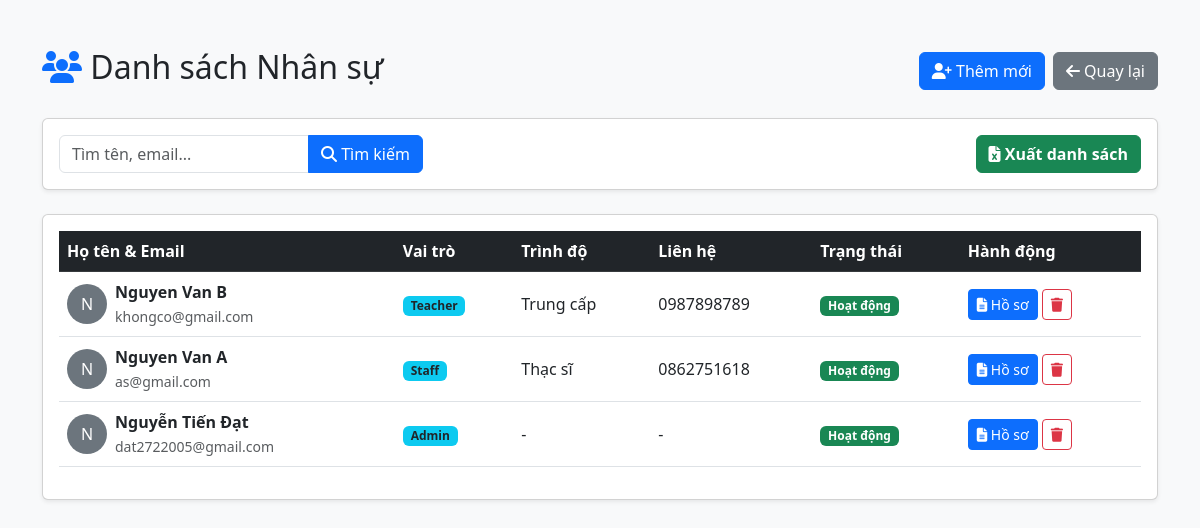
/HomePage/admin_employees.php (signed in), run on the app's committed database.
### tables this page shows
CREATE TABLE `users` (
  `id` int(11) NOT NULL,
  `role_id` int(11) NOT NULL,
  `username` varchar(50) NOT NULL,
  `password` varchar(255) NOT NULL,
  `email` varchar(100) NOT NULL,
  `full_name` varchar(100) NOT NULL,
  `avatar` varchar(255) DEFAULT 'img/default.jpg',
  `status` enum('active','inactive') DEFAULT 'active',
  `created_at` timestamp NOT NULL DEFAULT current_timestamp()
);

CREATE TABLE `roles` (
  `id` int(11) NOT NULL,
  `name` varchar(50) NOT NULL,
  `description` text DEFAULT NULL,
  `default_salary` decimal(15,0) DEFAULT 5000000
);

CREATE TABLE `employee_details` (
  `user_id` int(11) NOT NULL,
  `phone` varchar(20) DEFAULT NULL,
  `address` text DEFAULT NULL,
  `dob` date DEFAULT NULL,
  `gender` enum('Nam','Nữ','Khác') DEFAULT NULL,
  `start_date` date NOT NULL,
  `education_level` varchar(100) DEFAULT NULL,
  `major` varchar(100) DEFAULT NULL,
  `contract_type` enum('Full-time','Part-time','CTV') DEFAULT 'Full-time',
  `certificate_type` enum('None','IELTS','TOEIC') DEFAULT 'None',
  `certificate_score` decimal(5,1) DEFAULT 0.0,
  `edu_proof` varchar(255) DEFAULT NULL,
  `cert_proof` varchar(255) DEFAULT NULL,
  `biography` text DEFAULT NULL
);

### HomePage/admin_employees.php (the view, shortened to what this page needs)
<?php
require_once 'db_connect.php';
$search_query = isset($_GET['search']) ? trim($_GET['search']) : '';
$sql = "SELECT u.*, r.name as role_name, ed.phone, ed.education_level
        FROM users u
        LEFT JOIN roles r ON u.role_id = r.id
        LEFT JOIN employee_details ed ON u.id = ed.user_id
        WHERE u.id != ?";
$sql .= " ORDER BY u.id DESC";
$stmt = $conn->prepare($sql);
if (!empty($search_query)) {
    $param = "%$search_query%";
    $stmt->bind_param("isss", $_SESSION['user_id'], $param, $param, $param);
} else {
    $stmt->bind_param("i", $_SESSION['user_id']);
}
$stmt->execute();
$result = $stmt->get_result();
?>
<!DOCTYPE html>
<html lang="vi">
<head>
    <link href="https://cdn.jsdelivr.net/npm/bootstrap@5.3.0/dist/css/bootstrap.min.css" rel="stylesheet">
    <link rel="stylesheet" href="https://cdnjs.cloudflare.com/ajax/libs/font-awesome/6.5.1/css/all.min.css">
</head>
<body class="bg-light">
    <div class="container mt-5">
        <div class="d-flex justify-content-between align-items-center mb-4">
            <h2><i class="fas fa-users text-primary"></i> Danh sách Nhân sự</h2>
            <div class="d-flex gap-2">
                <a href="register.php" class="btn btn-primary"><i class="fas fa-user-plus"></i> Thêm mới</a>
                <a href="admin_dashboard.php" class="btn btn-secondary"><i class="fas fa-arrow-left"></i> Quay lại</a>
            </div>
        </div>
        <div class="card shadow-sm mb-4">
            <div class="card-body py-3">
                <form method="GET" class="row g-3 align-items-center">
                    <div class="col-auto">
                        <div class="input-group">
                            <input type="text" name="search" class="form-control" placeholder="Tìm tên, email..." value="<?php echo htmlspecialchars($search_query); ?>" style="width: 250px;">
                            <button class="btn btn-primary" type="submit"><i class="fas fa-search"></i> Tìm kiếm</button>
                        </div>
                    </div>
                    <div class="col-auto ms-auto">
                        <a href="export_employees.php?search=<?php echo urlencode($search_query); ?>" class="btn btn-success fw-bold">
                            <i class="fas fa-file-excel"></i> Xuất danh sách
                        </a>
                    </div>
                </form>
            </div>
        </div>
        <div class="card shadow-sm">
            <div class="card-body">
                <table class="table table-hover align-middle">
                    <thead class="table-dark">
                        <tr>
                            <th>Họ tên & Email</th>
                            <th>Vai trò</th>
                            <th>Trình độ</th>
                            <th>Liên hệ</th>
                            <th>Trạng thái</th>
                            <th>Hành động</th>
                        </tr>
                    </thead>
                    <tbody>
                        <?php if ($result->num_rows > 0): ?>
                            <?php while($row = $result->fetch_assoc()): ?>
                            <tr>
                                <td>
                                    <div class="d-flex align-items-center">
                                        <div class="bg-secondary text-white rounded-circle d-flex justify-content-center align-items-center me-2" style="width: 40px; height: 40px;">
                                            <?php echo strtoupper(substr($row['full_name'], 0, 1)); ?>
                                        </div>
                                        <div>
                                            <strong><?php echo $row['full_name']; ?></strong><br>
                                            <small class="text-muted"><?php echo $row['email']; ?></small>
                                        </div>
                                    </div>
                                </td>
                                <td><span class="badge bg-info text-dark"><?php echo $row['role_name']; ?></span></td>
                                <td><?php echo $row['education_level'] ?? '-'; ?></td>
                                <td><?php echo $row['phone'] ?? '-'; ?></td>
                                <td>
                                    <?php if($row['status'] == 'active'): ?>
                                        <span class="badge bg-success">Hoạt động</span>
                                    <?php else: ?>
                                        <span class="badge bg-secondary">Đã nghỉ</span>
                                    <?php endif; ?>
                                </td>
                                <td>
                                    <a href="admin_employee_detail.php?id=<?php echo $row['id']; ?>" class="btn btn-primary btn-sm"><i class="fas fa-file-alt"></i> Hồ sơ</a>
                                    <a href="admin_employees.php?delete_id=<?php echo $row['id']; ?>" class="btn btn-outline-danger btn-sm" onclick="return confirm('Xóa?')"><i class="fas fa-trash"></i></a>
                                </td>
                            </tr>
                            <?php endwhile; ?>
                        <?php endif; ?>
                    </tbody>
                </table>
            </div>
        </div>
    </div>
</body>
</html>

### data on the page
users: full_name "N", full_name "Nguyen Van B", email "khongco@gmail.com", role.name "Teacher", employee_details.education_level "Trung cấp", employee_details.phone "0987898789", status "Hoạt động"
users: full_name "N", full_name "Nguyen Van A", email "as@gmail.com", role.name "Staff", employee_details.education_level "Thạc sĩ", employee_details.phone "0862751618", status "Hoạt động"
users: full_name "N", full_name "Nguyễn Tiến Đạt", email "dat2722005@gmail.com", role.name "Admin", employee_details.education_level "-", employee_details.phone "-", status "Hoạt động"
